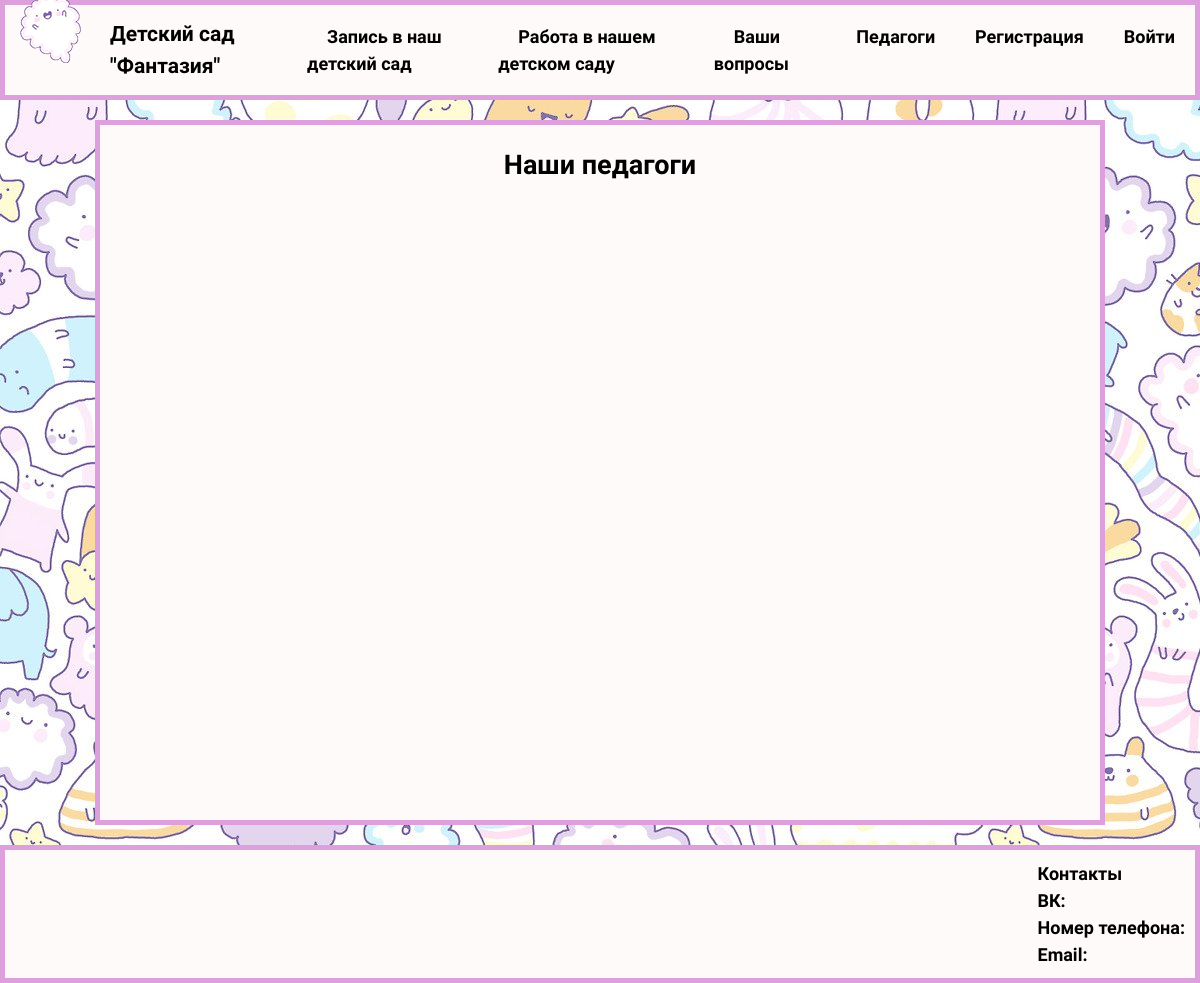
Before: /teachers with the older database file.
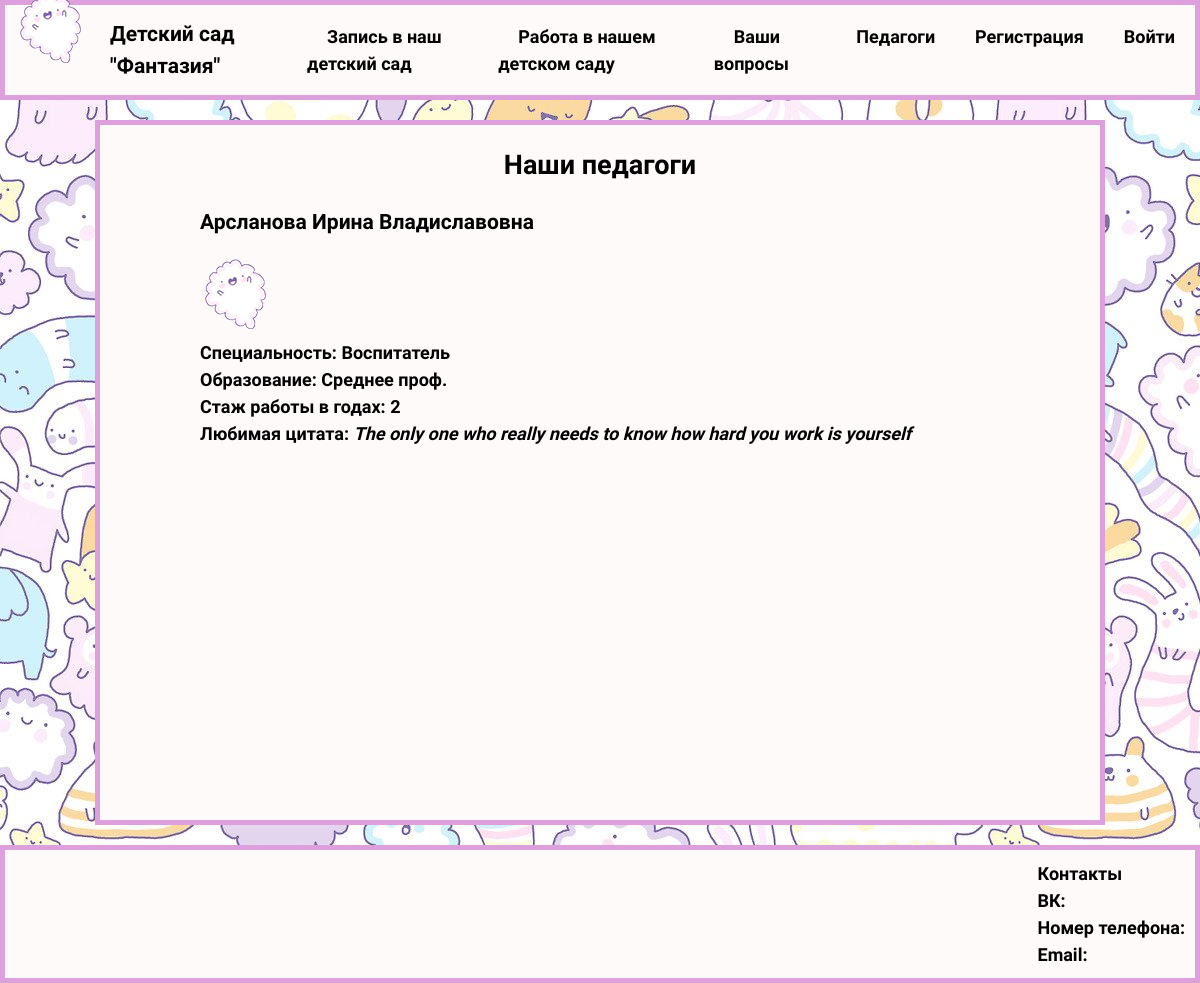
After: the same page with the newer database file.
### teacher/models.py (models this page shows)
class Teacher(models.Model):
    specialization = [
        ('Воспитатель', 'Воспитатель'),
        ('Помощник воспитателя', 'Помощник воспитателя'),
        ('Педагог доп. образования', 'Педагог доп. образования'),
        ('Спец', 'Спец'),
    ]
    educations = [
        ('Основное общее', 'Основное общее'),
        ('Среднее общее', 'Среднее общее'),
        ('Среднее проф.', 'Среднее проф.'),
        ('Высшее', 'Высшее'),
    ]
    full_name = models.CharField(
        verbose_name='Ф.И.О.',
        max_length=50,
    )
    specialization = models.CharField(
        verbose_name='Специальность',
        max_length=50,
        choices=specialization,
    )
    education = models.CharField(
        verbose_name='Образование',
        max_length=50,
        choices=educations,
    )
    experience = models.IntegerField(verbose_name='Стаж работы')
    quote = models.CharField(
        verbose_name='Цитата',
        max_length=100,
        )
    photo = models.ImageField(
        verbose_name='Фото',
        upload_to='photos',
    )
    class Meta:
        verbose_name='Педагог'
        verbose_name_plural='Педагоги'

### teacher/views.py (the view)
# urls.py: path('teachers', Teachers.as_view(), name='teachers')
class Teachers(ListView):
    model = Teacher
    template_name = 'teachers.html'
    context_object_name = 'teachers'
    extra_context = {
        'title': 'Наши педагоги',
    }

### application/templates/teachers.html
{% extends "base.html" %}
{% block content%}
{% for t in teachers %}
<div class="content">
    <h3>{{ t.full_name }}</h3>
    <p><img src="{{t.photo.url}}"></p>
    <p>Специальность: {{ t.specialization }}</p>
    <p>Образование: {{ t.education }}</p>
    <p>Стаж работы в годах: {{ t.experience }}</p>
    <p>Любимая цитата: <em>{{ t.quote }}</em></p>
</div>
{% endfor %}
{% endblock content %}

### application/templates/base.html (shortened to what this page needs)
<!DOCTYPE html>
{% load static %}
<html>
    <head>
        <link type="text/css" rel="stylesheet" href="{% static 'css/styles.css' %}" />
    </head>
    <body>
        <section>
            <header class="header style">
                <nav>
                    <ul class="main">
                        <li><a href="{% url 'home' %}"><img src="/static/img/ch.png"></a></li>
                        <li><a href="{% url 'home' %}" class="header_h"><h1>Детский сад "Фантазия"</h1></a></li>
                    </ul>
                </nav>
                <nav>
                    <ul class="menu">
                        <li><a href="{% url 'child_app' %}">Запись в наш детский сад</a></li>
                        <li><a href="{% url 'teacher_app' %}">Работа в нашем детском саду</a></li>
                        <li><a href="{% url 'question' %}">Ваши вопросы</a></li>
                        <li><a href="{% url 'teachers' %}">Педагоги</a></li>
                        {% if request.user.is_authenticated %}
                            <li><a href="{% url 'children' %}">Личный кабинет</a></li>
                            {% if request.user.status == 'Педагог' %}
                                <li><a href="{% url 'group' %}">Группа</a></li>
                            {% endif %}
                            <li><p>{{user.username}}|<a href="{% url 'logout' %}">Выйти</a></p></li>
                        {% else %}
                            <li><a href="{% url 'register' %}">Регистрация</a></li>
                            <li><a href="{% url 'login' %}">Войти</a></li>
                        {% endif %}
                    </ul>
                </nav>
            </header>
        </section>
        <section class="content_wrap style">
            <h2 class="label">{{title}}</h2>
            {% block content%}
            {% endblock content %}
        </section>
        <section class="footer_wrap style">
            <footer>
                <p>Контакты</p>
                <p>ВК:</p>
                <p>Номер телефона:</p>
                <p>Email:</p>
            </footer>
        </section>
    </body>
</html>

### application/static/css/styles.css (style rules this page uses)
* { padding: 0; margin: 0; }
body { padding: 0; background-image: url("/static/img/jy.jpg"); background-attachment: fixed; line-height: 1.5; font-family: 'Source Sans Pro', sans-serif; font-size: 18px; font-weight: 600; }
h3 { margin: 20px auto; }
.header { display: flex; justify-content: space-between; box-sizing: border-box; align-items: center; padding-right: 20px; height: 100px; }
.content_wrap { margin: 20px auto; width: 1000px; min-height: 695px; }
.content { margin: 0 auto; box-sizing: border-box; max-width: 800px; }
.footer_wrap { padding: 10px; justify-content: right; display: flex; }
.label { text-align: center; margin: 20px auto; }
.style { background-color: snow; border: solid 5px plum; }
.main { display: flex; list-style: none; }
.main li a { margin-left: 10px; margin-right: 20px; color: #000; text-decoration: none; }
.menu { display: flex; list-style: none; }
.menu li { margin-left: 20px; }
.menu li a { margin-left: 20px; color: #000; text-decoration: none; }

Changed rows visible on the page:
added Teacher: full_name "Арсланова Ирина Владиславовна", photo (picture), specialization "Воспитатель", education "Среднее проф.", experience "2", quote "The only one who really needs to know how hard you work is yourself"
